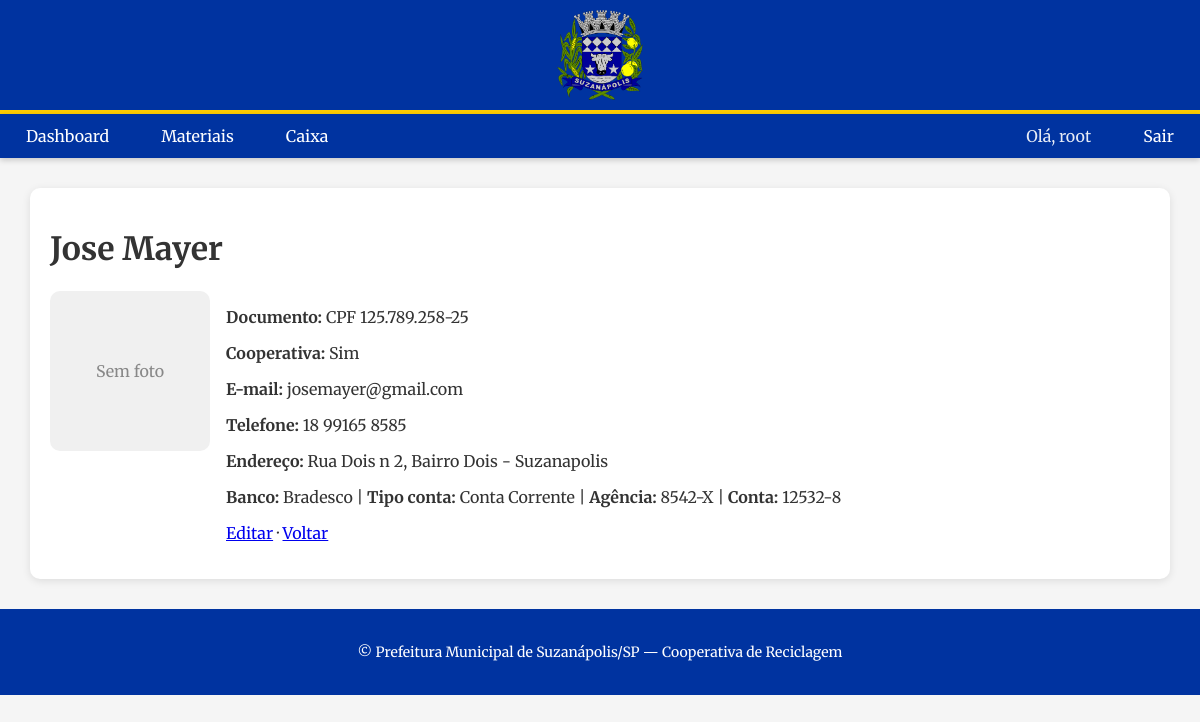
The page /coletores/2/ (signed in) on the database its author committed.
### coletores/models.py (models this page shows, shortened)
class Coletor(models.Model):
    TIPO_DOC = [("CPF", "CPF"), ("RG", "RG"), ("CNH", "CNH")]
    nome = models.CharField(max_length=120)
    tipo_documento = models.CharField(max_length=10, choices=TIPO_DOC, default="CPF")
    documento = models.CharField(max_length=20, unique=True)
    faz_parte_cooperativa = models.BooleanField(default=False)
    email = models.EmailField(blank=True, null=True, verbose_name="E-mail")
    telefone = models.CharField(max_length=20, blank=True, null=True)
    endereco = models.TextField(blank=True, null=True)
    foto = models.ImageField(upload_to="fotos_coletores/", blank=True, null=True)
    banco = models.CharField(max_length=50, blank=True, null=True)
    agencia = models.CharField(max_length=10, blank=True, null=True)
    numero_conta = models.CharField(max_length=20, blank=True, null=True)
    TIPO_CONTA = [("corrente", "Conta Corrente"), ("poupanca", "Poupança")]
    tipo_conta = models.CharField(max_length=10, choices=TIPO_CONTA, blank=True, null=True)
    criado_em = models.DateTimeField(auto_now_add=True)
    class Meta:
        verbose_name = "Coletor"
        verbose_name_plural = "Coletores"
        ordering = ["nome"]

### coletores/views.py (the view)
# urls.py: path("<int:pk>/", views.ColetorDetailView.as_view(), name="detail"),
class ColetorDetailView(LoginRequiredMixin, DetailView):
    model = Coletor
    template_name = "coletores/coletores_detail.html"
    context_object_name = "obj"

### coletores/templates/coletores/coletores_detail.html (shortened to what this page needs)
{% extends "base.html" %}
{% block content %}
<h1>{{ obj.nome }}</h1>
<div style="display:grid;grid-template-columns:160px 1fr;gap:16px;align-items:start;">
  <div>
    {% if obj.foto %}
      <img src="{{ obj.foto.url }}" alt="{{ obj.nome }}" style="width:160px;height:160px;object-fit:cover;border-radius:10px;">
    {% else %}
      <div style="width:160px;height:160px;border-radius:10px;background:#f0f0f0;display:flex;align-items:center;justify-content:center;color:#888;">Sem foto</div>
    {% endif %}
  </div>
  <div>
    <p><strong>Documento:</strong> {{ obj.tipo_documento }} {{ obj.documento }}</p>
    <p><strong>Cooperativa:</strong> {% if obj.faz_parte_cooperativa %}Sim{% else %}Não{% endif %}</p>
    <p><strong>E-mail:</strong> {{ obj.email|default:"—" }}</p>
    <p><strong>Telefone:</strong> {{ obj.telefone|default:"—" }}</p>
    <p><strong>Endereço:</strong> {{ obj.endereco|default:"—" }}</p>
    <p><strong>Banco:</strong> {{ obj.banco|default:"—" }} |
       <strong>Tipo conta:</strong> {{ obj.get_tipo_conta_display|default:"—" }} |
       <strong>Agência:</strong> {{ obj.agencia|default:"—" }} |
       <strong>Conta:</strong> {{ obj.numero_conta|default:"—" }}</p>
    <p style="margin-top:12px;">
      <a href="{% url 'coletores:update' obj.pk %}">Editar</a> ·
      <a href="{% url 'coletores:list' %}">Voltar</a>
    </p>
  </div>
</div>
{% endblock %}

### app/templates/base.html (shortened to what this page needs)
{% load static %}
<!DOCTYPE html>
<html lang="pt-br">
<head>
</head>
<body>
  <div class="banner-superior">
    <div class="logo-centro">
      <img src="{% static 'img/logo_suzanapolis.png' %}" alt="Logo CTR">
    </div>
  </div>
  <header>
    <nav>
      <ul class="menu-principal">
       {% if request.user.is_authenticated %}
       <li><a href="{% url 'dashboard' %}">Dashboard</a></li>
       <li><a href="/materiais/">Materiais</a></li>
       <li><a href="/caixa/">Caixa</a></li>
       <li class="push-right"></li>
         <li><a style="pointer-events:none;opacity:.9">Olá, {{ request.user.get_username }}</a></li>
         <li><a href="{% url 'logout' %}" class="nav-logout">Sair</a></li>
        {% endif %}
      </ul>
    </nav>
  </header>
  <main>
    {% block content %}{% endblock %}
  </main>
  <footer>
    <p>&copy; Prefeitura Municipal de Suzanápolis/SP — Cooperativa de Reciclagem</p>
  </footer>
</body>
</html>

### app/templates/base.html (style rules this page uses)
body { font-family: 'Merriweather', sans-serif; color: #333; margin: 0; padding: 0; background-color: #f5f5f5; }
.banner-superior { display: flex; justify-content: space-between; align-items: center; background-color: #0033a0; padding: 10px 30px; border-bottom: 4px solid #ffcc00; }
.banner-superior div { flex: 1; display: flex; align-items: center; justify-content: center; }
.logo-centro { justify-content: center; }
.banner-superior img { height: 90px; object-fit: contain; }
header { background-color: #0033a0; color: white; text-align: center; box-shadow: 0 2px 6px rgba(0,0,0,0.2); }
nav { display: flex; justify-content: center; align-items: center; padding: 0 8px; }
nav ul.menu-principal { display: flex; flex-wrap: wrap; justify-content: center; gap: 8px 16px; margin: 0 auto; padding: 0; max-width: 1200px; width: 100%; list-style: none; }
nav ul.menu-principal li { margin: 0; list-style: none; display: flex; align-items: center; }
nav ul.menu-principal li a { display: block; color: #fff; text-decoration: none; font-size: 16px; padding: 12px 18px; border-radius: 4px; transition: all 0.3s ease; background-color: #0033a0; }
.push-right { flex: 1 1 auto; }
main { padding: 20px; background-color: #fff; border-radius: 10px; margin: 30px; box-shadow: 0 2px 8px rgba(0,0,0,0.1); }
footer { background-color: #0033a0; color: white; padding: 20px; text-align: center; font-size: 14px; margin-top: 30px; }

### rows shown on the page
Coletor: nome "Jose Mayer", tipo_documento "CPF", documento "125.789.258-25", email "josemayer@gmail.com", telefone "18 99165 8585", endereco "Rua Dois n 2, Bairro Dois - Suzanapolis", banco "Bradesco", tipo_conta "Conta Corrente", agencia "8542-X", numero_conta "12532-8"

### other values the page prints
{{ request.user.get_username }} "root"
